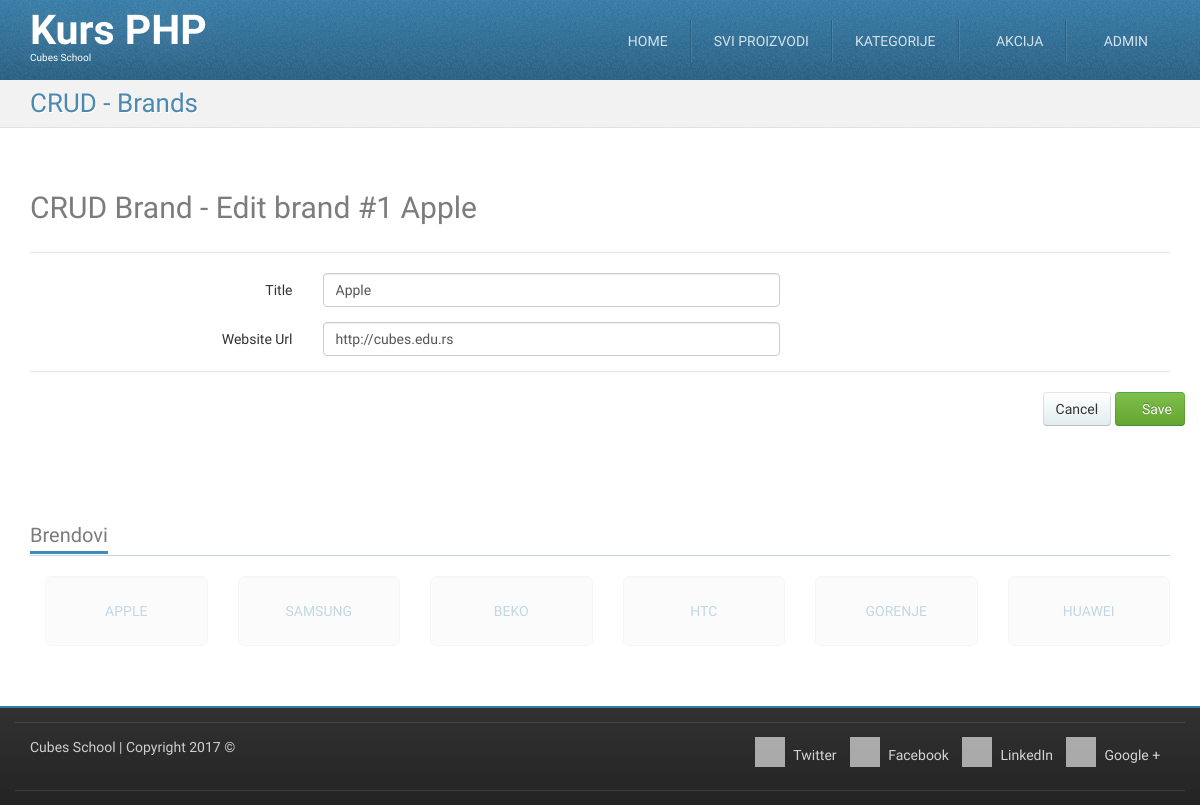
The app's page /crud-brand-edit.php?id=1 (signed in) with its own data.
### tables this page shows
CREATE TABLE `brands` (
  `id` int(11) NOT NULL,
  `title` char(50) NOT NULL,
  `website_url` varchar(255) NOT NULL
);

### crud-brand-edit.php (called while the page is built, shortened)
<?php
require_once __DIR__ . '/models/m_brands.php';
$id = (int) $_GET['id'];
$brand = brandsFetchOneById($id);
$formData = array(
    'title' => $brand['title'],
    'website_url' => $brand['website_url']
);
require_once __DIR__ . '/views/layout/header.php';
require_once __DIR__ . '/views/templates/t_crud-brand-edit.php';
require_once __DIR__ . '/views/layout/footer.php';

### models/m_database.php (called while the page is built, shortened)
<?php
function dbGetLink() {
    static $link;
    if (!isset($link)) {
        $link = mysqli_connect('127.0.0.1', 'cubes', 'cubes', 'cubesphp');
    }
    return $link;
}
function dbEscape($value) {
    $link = dbGetLink();
    return mysqli_real_escape_string($link, $value);
}
function dbQuery($query) {
    $link = dbGetLink();
    $result = mysqli_query($link, $query);
    return $result;
}
function dbFetchOne($query) {
    $result = dbQuery($query);
    return mysqli_fetch_assoc($result);
}

### models/m_brands.php (called while the page is built, shortened)
<?php
require_once __DIR__ . '/m_database.php';
function brandsFetchOneById($id) {
	$query = "SELECT `brands`.* "
			. "FROM `brands` "
			. "WHERE `id` = '" . dbEscape($id) . "'";
	return dbFetchOne($query);
}

### views/templates/t_crud-brand-edit.php (the view, shortened to what this page needs)
<div id="highlighted">
	<div class="container">
		<div class="header">
			<h2 class="page-title">
				<span>CRUD - Brands</span>
			</h2>
		</div>
	</div>
</div>
<div id="content">
	<div class="container portfolio">
		<div class="row">
			<div class="col-md-12">
				<h2>
					CRUD Brand - Edit brand #<?php echo htmlspecialchars($brand['id']);?><?php echo " " . ($formData["title"]) ?>
				</h2>
			</div>
		</div>
		<div class="row">
			<div class="col-md-12">
				<form action="" method="post" class="form-horizontal">
					<fieldset>
						<legend></legend>
						<div class="form-group">
							<label class="col-md-3 control-label">Title</label>
							<div class="col-md-5">
								<input value="<?php echo isset($formData["title"]) ? htmlspecialchars($formData["title"]) : "";?>" type="text" name="title" class="form-control">
							</div>
							<div class="col-md-4">
							</div>
						</div>
						<div class="form-group">
							<label class="col-md-3 control-label">Website Url</label>
							<div class="col-md-5">
								<input type="url" name="website_url" class="form-control" value="<?php echo isset($formData["website_url"]) ? htmlspecialchars($formData["website_url"]) : "";?>">
							</div>
							<div class="col-md-4">
							</div>
						</div>
					</fieldset>
					<fieldset>
						<legend></legend>
						<div class="form-group text-right">
							<a href="/crud-brand-list.php" class="btn btn-default">Cancel</a>
							<button type="submit" class="btn btn-success"><i class="fa fa-save"></i> Save</button>
						</div>
					</fieldset>
				</form>
			</div>
		</div>
	</div>
</div>

### skins/tema/css/theme-style.css (style rules this page uses)
h1, h2, h3 { line-height: 40px; }
h1, h2, h3, h4, h5, h6 { color: rgba(36, 36, 36, 0.6); }
label { font-weight: normal; }
legend { line-height: 40px; }
a { color: #377ca8; text-decoration: none; }
.btn-default { color: #333333; text-shadow: 0 1px 1px rgba(255, 255, 255, 0.75); background-image: -webkit-linear-gradient(top, #ffffff 0%, #e2edee 100%); background-image: -o-linear-gradient(top, #ffffff 0%, #e2edee 100%); background-image: linear-gradient(to bottom, #ffffff 0%, #e2edee 100%); background-repeat: repeat-x; filter: progid:DXImageTransform.Microsoft.gradient(startColorstr='#ffffffff', endColorstr='#ffe2edee', GradientType=0); border-color: #e2edee #e2edee #b2cfd2; border-color: rgba(0, 0, 0, 0.1) rgba(0, 0, 0, 0.1) rgba(0, 0, 0, 0.25); *background-color: #e2edee; filter: progid:DXImageTransform.Microsoft.gradient(enabled = false); -webkit-transition: all; -o-transition: all; transition: all; }
.btn-success { color: #ffffff; text-shadow: 0 -1px 0 rgba(0, 0, 0, 0.25); background-image: -webkit-linear-gradient(top, #7fbf4d 0%, #63a62f 100%); background-image: -o-linear-gradient(top, #7fbf4d 0%, #63a62f 100%); background-image: linear-gradient(to bottom, #7fbf4d 0%, #63a62f 100%); background-repeat: repeat-x; filter: progid:DXImageTransform.Microsoft.gradient(startColorstr='#ff7fbf4d', endColorstr='#ff63a62f', GradientType=0); border-color: #63a62f #63a62f #3f6a1e; border-color: rgba(0, 0, 0, 0.1) rgba(0, 0, 0, 0.1) rgba(0, 0, 0, 0.25); *background-color: #63a62f; filter: progid:DXImageTransform.Microsoft.gradient(enabled = false); -webkit-transition: all; -o-transition: all; transition: all; }
html { background-image: -webkit-linear-gradient(top, #e0e0e0 0%, #ffffff 100%); background-image: -o-linear-gradient(top, #e0e0e0 0%, #ffffff 100%); background-image: linear-gradient(to bottom, #e0e0e0 0%, #ffffff 100%); background-repeat: repeat-x; filter: progid:DXImageTransform.Microsoft.gradient(startColorstr='#ffe0e0e0', endColorstr='#ffffffff', GradientType=0); }
body { margin: 0; font-family: "Monda", Arial, serif; font-size: 14px; line-height: 1.428571429; color: #333333; background-color: #ffffff; position: relative; }
.page-title { margin: 0; }
#highlighted { -webkit-transition: all 0.4s ease-out; -o-transition: all 0.4s ease-out; transition: all 0.4s ease-out; border-bottom: 1px solid #e1e1e1; background: #f2f2f2 url(../img/bg_noise-5.png) left top repeat; color: #377ca8; text-shadow: 1px 1px 1px #ffffff; }
.has-navbar-fixed-top #content { margin-top: 82px; }
.has-navbar-fixed-top.has-highlighted #highlighted, .has-navbar-fixed-top.page-index #highlighted, .has-navbar-fixed-top.page-index-carousel #highlighted, .has-navbar-fixed-top.page-starter #highlighted { margin-top: 80px; }
.has-navbar-fixed-top.has-highlighted #content, .has-navbar-fixed-top.page-index #content, .has-navbar-fixed-top.page-index-carousel #content, .has-navbar-fixed-top.page-starter #content { margin-top: 0; }
#content { padding: 40px 0; background-color: #ffffff; }
.header { margin-bottom: 0; }
.header:before, .header:after { content: " "; display: table; }
.header:after { clear: both; }
.header .page-title { font-size: 26px; margin: 8px 0 8px 0; color: rgba(55, 124, 168, 0.9); }
.header .page-title span, .header .page-title small { display: block; line-height: 1.2 !important; }
@media (min-width: 768px) { .header .page-title { float: left; } }
.services .row, .portfolio .row { margin-bottom: 1em; }

### skins/tema/css/colour-blue.css (style rules this page uses)
body a { color: #377ca8; text-decoration: none; }
body #highlighted { border-bottom-color: #e1e1e1; background-color: #f2f2f2; color: #377ca8; text-shadow: 1px 1px 1px #ffffff; }
body .header .page-title { color: rgba(55, 124, 168, 0.9); }

### records on screen
brands: id "1", title "Apple", website_url "http://cubes.edu.rs"
